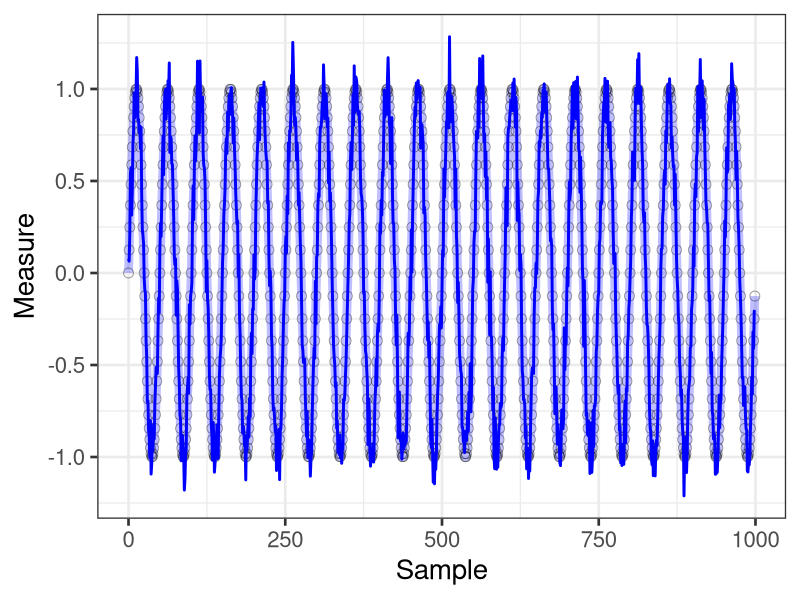
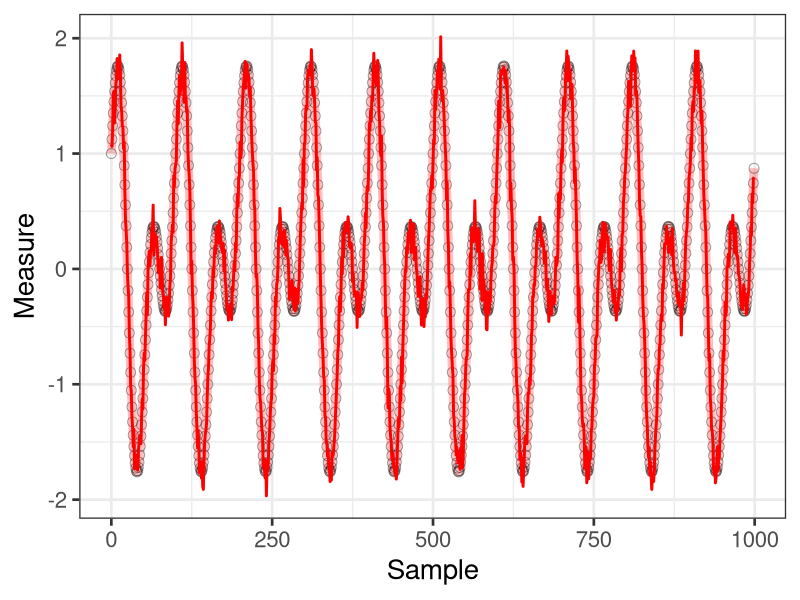

Source code (R) for these figures, in order:
#+++++++++++++++++++++++++++++++++++++++++++++++++++++++++++++++++++++++++++++++
#
#
# FileName:
#
#
#
#
#@article{England2007,
#         author = {England, Scott A. and Granata, Kevin P.},
#         title = {{The influence of gait speed on local dynamic stability of walking}}
#}
#
#
#+++++++++++++++++++++++++++++++++++++++++++++++++++++++++++++++++++++++++++++++
# Miguel P. Xochicale [http://mxochicale.github.io]
# Doctoral Researcher in Human-Robot Interaction
# University of Birmingham, U.K. (2014-2018)
#+++++++++++++++++++++++++++++++++++++++++++++++++++++++++++++++++++++++++++++++



#################
# Start the clock!
start.time <- Sys.time()


### Load libraries
library(data.table)
library(ggplot2)


################################################################################
# (1) Defining paths for main_path, r_scripts_path, ..., etc.
r_scripts_path <- getwd()



freq1 <- 1;
period1 <- 1 / freq1;
w1 <- 2 * pi * freq1;

freq2 <- 1/2;
period2 <- 1 / freq2;
w2 <- 2 * pi * freq2;

phase <- 0

sampling_frequency <- 50
timeinterval     <- 20         # measuring time interval (seconds)
n       <- seq(0,timeinterval-1/sampling_frequency, 1/sampling_frequency ) # vector of sampling time-points (s)

noise <- rnorm( length(n), 0, .1)


# xn <- sin(w1*n + phase)
# xn <- sin(w1*n + phase) + noise
# xn <- sin(w1*n + phase) +  cos(w2*n + phase)
# xn <- sin(w1*n + phase) +  cos(w2*n + phase) + noise

ts <- data.table(
  n=0:(length(n)-1),
  xn=n,
  xnsin=sin(w1*n + phase),
  xnsinnoise= sin(w1*n + phase) + noise,
  xnsincos=sin(w1*n + phase) +  cos(w2*n + phase),
  xnsincosnoise=sin(w1*n + phase) +  cos(w2*n + phase) + noise
  )



plot1 <- ggplot(ts,aes(x=n,y=xnsin)) +
  geom_line(lwd = 3, colour = "blue",alpha=0.25)+
  geom_point(size=3,alpha=0.4,shape=1)+
  geom_line(mapping = aes(y = xnsinnoise),lwd = 1, colour = "blue",alpha=1) +
  labs(x= "Sample", y="Measure")+
  theme_bw(20)
plot1


plot2 <- ggplot(ts,aes(x=n,y=xnsincos)) +
  geom_line(lwd = 3, colour = "red",alpha=0.25)+
  geom_point(size=3,alpha=0.4,shape=1)+
  geom_line(mapping = aes(y = xnsincosnoise),lwd = 1, colour = "red",alpha=1) +
  labs(x= "Sample", y="Measure")+
  theme_bw(20)
plot2


# write.table(ts, "periodic.dt", row.name=FALSE)




#################
# Stop the clock!
end.time <- Sys.time()
end.time - start.time



################################################################################
setwd(r_scripts_path) ## go back to the r-script source path
